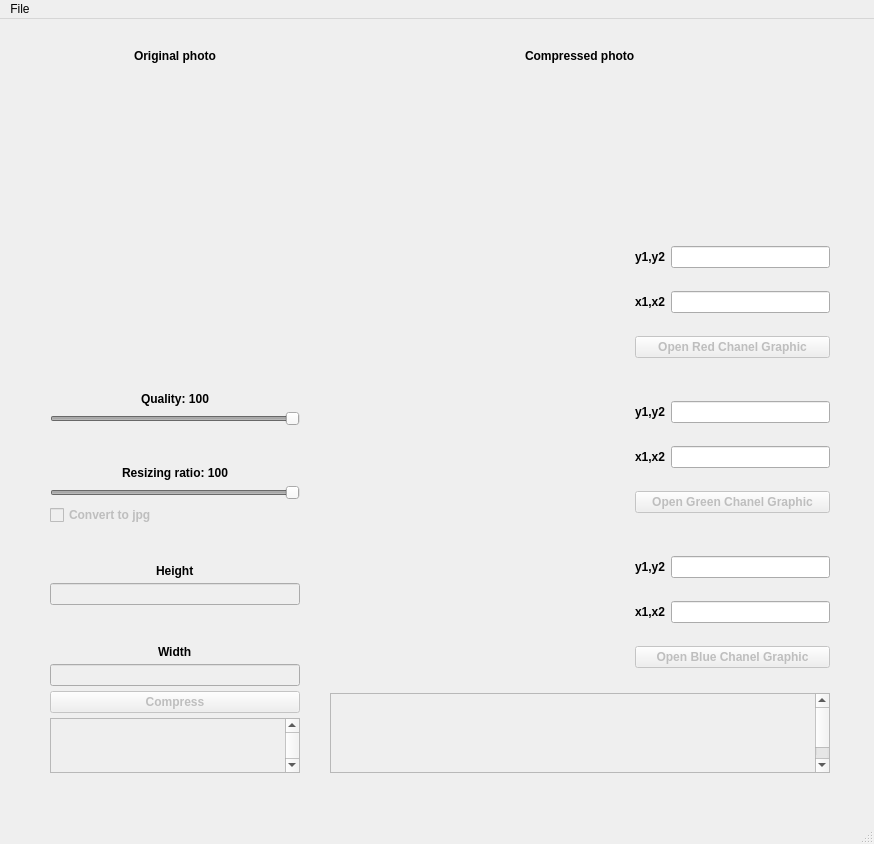
<?xml version="1.0" encoding="UTF-8"?>
<ui version="4.0">
 <class>MainWindow</class>
 <widget class="QMainWindow" name="MainWindow">
  <property name="geometry">
   <rect>
    <x>0</x>
    <y>0</y>
    <width>874</width>
    <height>844</height>
   </rect>
  </property>
  <property name="windowTitle">
   <string> Image Compression</string>
  </property>
  <widget class="QWidget" name="centralwidget">
   <widget class="QWidget" name="layoutWidget">
    <property name="geometry">
     <rect>
      <x>30</x>
      <y>10</y>
      <width>820</width>
      <height>764</height>
     </rect>
    </property>
    <layout class="QGridLayout" name="gridLayout_3" rowstretch="0">
     <property name="leftMargin">
      <number>10</number>
     </property>
     <property name="topMargin">
      <number>10</number>
     </property>
     <property name="rightMargin">
      <number>10</number>
     </property>
     <property name="bottomMargin">
      <number>10</number>
     </property>
     <property name="spacing">
      <number>10</number>
     </property>
     <item row="0" column="0">
      <layout class="QVBoxLayout" name="verticalLayout_8">
       <property name="spacing">
        <number>5</number>
       </property>
       <property name="leftMargin">
        <number>10</number>
       </property>
       <property name="topMargin">
        <number>10</number>
       </property>
       <property name="rightMargin">
        <number>10</number>
       </property>
       <property name="bottomMargin">
        <number>10</number>
       </property>
       <item alignment="Qt::AlignHCenter|Qt::AlignTop">
        <widget class="QLabel" name="label_2">
         <property name="font">
          <font>
           <weight>75</weight>
           <bold>true</bold>
          </font>
         </property>
         <property name="text">
          <string>Original photo</string>
         </property>
        </widget>
       </item>
       <item alignment="Qt::AlignTop">
        <widget class="QLabel" name="original_photo">
         <property name="enabled">
          <bool>true</bool>
         </property>
         <property name="minimumSize">
          <size>
           <width>250</width>
           <height>250</height>
          </size>
         </property>
         <property name="maximumSize">
          <size>
           <width>250</width>
           <height>250</height>
          </size>
         </property>
         <property name="text">
          <string/>
         </property>
        </widget>
       </item>
       <item alignment="Qt::AlignHCenter|Qt::AlignBottom">
        <widget class="QLabel" name="quality_label_2">
         <property name="font">
          <font>
           <weight>75</weight>
           <bold>true</bold>
          </font>
         </property>
         <property name="text">
          <string>Quality: 100</string>
         </property>
        </widget>
       </item>
       <item>
        <widget class="QSlider" name="quality_slider_2">
         <property name="enabled">
          <bool>false</bool>
         </property>
         <property name="minimum">
          <number>1</number>
         </property>
         <property name="maximum">
          <number>100</number>
         </property>
         <property name="sliderPosition">
          <number>100</number>
         </property>
         <property name="orientation">
          <enum>Qt::Horizontal</enum>
         </property>
        </widget>
       </item>
       <item alignment="Qt::AlignHCenter|Qt::AlignBottom">
        <widget class="QLabel" name="resize_label">
         <property name="font">
          <font>
           <weight>75</weight>
           <bold>true</bold>
          </font>
         </property>
         <property name="text">
          <string>Resizing ratio: 100</string>
         </property>
        </widget>
       </item>
       <item>
        <widget class="QSlider" name="resize_slider">
         <property name="enabled">
          <bool>false</bool>
         </property>
         <property name="minimum">
          <number>1</number>
         </property>
         <property name="maximum">
          <number>100</number>
         </property>
         <property name="sliderPosition">
          <number>100</number>
         </property>
         <property name="orientation">
          <enum>Qt::Horizontal</enum>
         </property>
        </widget>
       </item>
       <item>
        <widget class="QCheckBox" name="jpg_checkBox_2">
         <property name="enabled">
          <bool>false</bool>
         </property>
         <property name="font">
          <font>
           <weight>75</weight>
           <bold>true</bold>
          </font>
         </property>
         <property name="text">
          <string>Convert to jpg</string>
         </property>
        </widget>
       </item>
       <item alignment="Qt::AlignHCenter|Qt::AlignBottom">
        <widget class="QLabel" name="height_label_2">
         <property name="font">
          <font>
           <weight>75</weight>
           <bold>true</bold>
          </font>
         </property>
         <property name="text">
          <string>Height</string>
         </property>
        </widget>
       </item>
       <item>
        <widget class="QLineEdit" name="height_edit_line">
         <property name="enabled">
          <bool>false</bool>
         </property>
        </widget>
       </item>
       <item alignment="Qt::AlignHCenter|Qt::AlignBottom">
        <widget class="QLabel" name="width_label_2">
         <property name="font">
          <font>
           <weight>75</weight>
           <bold>true</bold>
          </font>
         </property>
         <property name="text">
          <string>Width</string>
         </property>
        </widget>
       </item>
       <item>
        <widget class="QLineEdit" name="width_edit_line">
         <property name="enabled">
          <bool>false</bool>
         </property>
        </widget>
       </item>
       <item>
        <widget class="QPushButton" name="compressButton">
         <property name="enabled">
          <bool>false</bool>
         </property>
         <property name="font">
          <font>
           <weight>75</weight>
           <bold>true</bold>
          </font>
         </property>
         <property name="text">
          <string>Compress</string>
         </property>
        </widget>
       </item>
       <item>
        <widget class="QScrollArea" name="scrollArea">
         <property name="minimumSize">
          <size>
           <width>250</width>
           <height>55</height>
          </size>
         </property>
         <property name="maximumSize">
          <size>
           <width>250</width>
           <height>55</height>
          </size>
         </property>
         <property name="sizeIncrement">
          <size>
           <width>0</width>
           <height>0</height>
          </size>
         </property>
         <property name="widgetResizable">
          <bool>true</bool>
         </property>
         <widget class="QWidget" name="scrollAreaWidgetContents_2">
          <property name="geometry">
           <rect>
            <x>0</x>
            <y>0</y>
            <width>231</width>
            <height>80</height>
           </rect>
          </property>
          <property name="minimumSize">
           <size>
            <width>150</width>
            <height>80</height>
           </size>
          </property>
          <widget class="QLabel" name="original_photo_info_2">
           <property name="geometry">
            <rect>
             <x>0</x>
             <y>10</y>
             <width>230</width>
             <height>40</height>
            </rect>
           </property>
           <property name="minimumSize">
            <size>
             <width>230</width>
             <height>40</height>
            </size>
           </property>
           <property name="maximumSize">
            <size>
             <width>230</width>
             <height>35</height>
            </size>
           </property>
           <property name="sizeIncrement">
            <size>
             <width>0</width>
             <height>0</height>
            </size>
           </property>
           <property name="font">
            <font>
             <pointsize>7</pointsize>
             <weight>75</weight>
             <bold>true</bold>
            </font>
           </property>
           <property name="text">
            <string/>
           </property>
           <property name="wordWrap">
            <bool>true</bool>
           </property>
          </widget>
         </widget>
        </widget>
       </item>
      </layout>
     </item>
     <item row="0" column="1">
      <layout class="QVBoxLayout" name="verticalLayout_9">
       <property name="spacing">
        <number>5</number>
       </property>
       <property name="leftMargin">
        <number>10</number>
       </property>
       <property name="topMargin">
        <number>10</number>
       </property>
       <property name="rightMargin">
        <number>10</number>
       </property>
       <property name="bottomMargin">
        <number>10</number>
       </property>
       <item alignment="Qt::AlignHCenter|Qt::AlignTop">
        <widget class="QLabel" name="label">
         <property name="font">
          <font>
           <weight>75</weight>
           <bold>true</bold>
          </font>
         </property>
         <property name="text">
          <string>Compressed photo</string>
         </property>
        </widget>
       </item>
       <item>
        <widget class="QLabel" name="compressed_photo">
         <property name="minimumSize">
          <size>
           <width>500</width>
           <height>150</height>
          </size>
         </property>
         <property name="maximumSize">
          <size>
           <width>500</width>
           <height>150</height>
          </size>
         </property>
         <property name="text">
          <string/>
         </property>
        </widget>
       </item>
       <item>
        <layout class="QGridLayout" name="gridLayout_6">
         <item row="0" column="1">
          <layout class="QGridLayout" name="gridLayout_8">
           <item row="1" column="1">
            <widget class="QLineEdit" name="red_height_lineEdit_2">
             <property name="font">
              <font>
               <weight>75</weight>
               <bold>true</bold>
              </font>
             </property>
            </widget>
           </item>
           <item row="1" column="0">
            <widget class="QLabel" name="label_9">
             <property name="font">
              <font>
               <weight>75</weight>
               <bold>true</bold>
              </font>
             </property>
             <property name="text">
              <string>y1,y2</string>
             </property>
            </widget>
           </item>
           <item row="2" column="1">
            <widget class="QLineEdit" name="red_width_lineEdit_2">
             <property name="font">
              <font>
               <weight>75</weight>
               <bold>true</bold>
              </font>
             </property>
            </widget>
           </item>
           <item row="2" column="0">
            <widget class="QLabel" name="label_10">
             <property name="font">
              <font>
               <weight>75</weight>
               <bold>true</bold>
              </font>
             </property>
             <property name="text">
              <string>x1,x2</string>
             </property>
            </widget>
           </item>
           <item row="3" column="0" colspan="2">
            <widget class="QPushButton" name="red_luminosity_button">
             <property name="enabled">
              <bool>false</bool>
             </property>
             <property name="font">
              <font>
               <weight>75</weight>
               <bold>true</bold>
              </font>
             </property>
             <property name="text">
              <string>Open Red Chanel Graphic</string>
             </property>
            </widget>
           </item>
          </layout>
         </item>
         <item row="0" column="0">
          <widget class="QLabel" name="photo_red_2">
           <property name="minimumSize">
            <size>
             <width>300</width>
             <height>150</height>
            </size>
           </property>
           <property name="maximumSize">
            <size>
             <width>300</width>
             <height>150</height>
            </size>
           </property>
           <property name="text">
            <string/>
           </property>
          </widget>
         </item>
        </layout>
       </item>
       <item>
        <layout class="QGridLayout" name="gridLayout_7">
         <item row="0" column="0">
          <widget class="QLabel" name="photo_green_2">
           <property name="minimumSize">
            <size>
             <width>300</width>
             <height>150</height>
            </size>
           </property>
           <property name="maximumSize">
            <size>
             <width>300</width>
             <height>150</height>
            </size>
           </property>
           <property name="text">
            <string/>
           </property>
          </widget>
         </item>
         <item row="0" column="1">
          <layout class="QGridLayout" name="gridLayout_9">
           <item row="1" column="1">
            <widget class="QLineEdit" name="green_width_lineEdit">
             <property name="font">
              <font>
               <weight>75</weight>
               <bold>true</bold>
              </font>
             </property>
            </widget>
           </item>
           <item row="1" column="0">
            <widget class="QLabel" name="label_6">
             <property name="font">
              <font>
               <weight>75</weight>
               <bold>true</bold>
              </font>
             </property>
             <property name="text">
              <string>x1,x2</string>
             </property>
            </widget>
           </item>
           <item row="0" column="0">
            <widget class="QLabel" name="label_5">
             <property name="font">
              <font>
               <weight>75</weight>
               <bold>true</bold>
              </font>
             </property>
             <property name="text">
              <string>y1,y2</string>
             </property>
            </widget>
           </item>
           <item row="0" column="1">
            <widget class="QLineEdit" name="green_height_lineEdit">
             <property name="font">
              <font>
               <weight>75</weight>
               <bold>true</bold>
              </font>
             </property>
            </widget>
           </item>
           <item row="2" column="0" colspan="2">
            <widget class="QPushButton" name="green_luminosity_button">
             <property name="enabled">
              <bool>false</bool>
             </property>
             <property name="font">
              <font>
               <weight>75</weight>
               <bold>true</bold>
              </font>
             </property>
             <property name="text">
              <string>Open Green Chanel Graphic</string>
             </property>
            </widget>
           </item>
          </layout>
         </item>
        </layout>
       </item>
       <item>
        <layout class="QGridLayout" name="gridLayout_4">
         <item row="0" column="0">
          <widget class="QLabel" name="photo_blue_2">
           <property name="minimumSize">
            <size>
             <width>300</width>
             <height>150</height>
            </size>
           </property>
           <property name="maximumSize">
            <size>
             <width>300</width>
             <height>150</height>
            </size>
           </property>
           <property name="text">
            <string/>
           </property>
          </widget>
         </item>
         <item row="0" column="1">
          <layout class="QGridLayout" name="gridLayout_10">
           <item row="0" column="1">
            <widget class="QLineEdit" name="blue_height_lineEdit">
             <property name="font">
              <font>
               <weight>75</weight>
               <bold>true</bold>
              </font>
             </property>
            </widget>
           </item>
           <item row="0" column="0">
            <widget class="QLabel" name="label_7">
             <property name="font">
              <font>
               <weight>75</weight>
               <bold>true</bold>
              </font>
             </property>
             <property name="text">
              <string>y1,y2</string>
             </property>
            </widget>
           </item>
           <item row="1" column="0">
            <widget class="QLabel" name="label_8">
             <property name="font">
              <font>
               <weight>75</weight>
               <bold>true</bold>
              </font>
             </property>
             <property name="text">
              <string>x1,x2</string>
             </property>
            </widget>
           </item>
           <item row="1" column="1">
            <widget class="QLineEdit" name="blue_width_lineEdit">
             <property name="font">
              <font>
               <weight>75</weight>
               <bold>true</bold>
              </font>
             </property>
            </widget>
           </item>
           <item row="2" column="0" colspan="2">
            <widget class="QPushButton" name="blue_luminosity_button">
             <property name="enabled">
              <bool>false</bool>
             </property>
             <property name="font">
              <font>
               <weight>75</weight>
               <bold>true</bold>
              </font>
             </property>
             <property name="text">
              <string>Open Blue Chanel Graphic</string>
             </property>
            </widget>
           </item>
          </layout>
         </item>
        </layout>
       </item>
       <item>
        <widget class="QScrollArea" name="scrollArea_2">
         <property name="minimumSize">
          <size>
           <width>500</width>
           <height>80</height>
          </size>
         </property>
         <property name="maximumSize">
          <size>
           <width>500</width>
           <height>80</height>
          </size>
         </property>
         <property name="widgetResizable">
          <bool>true</bool>
         </property>
         <widget class="QWidget" name="scrollAreaWidgetContents_3">
          <property name="geometry">
           <rect>
            <x>0</x>
            <y>0</y>
            <width>481</width>
            <height>100</height>
           </rect>
          </property>
          <property name="minimumSize">
           <size>
            <width>150</width>
            <height>100</height>
           </size>
          </property>
          <widget class="QLabel" name="compressed_photo_info_2">
           <property name="geometry">
            <rect>
             <x>0</x>
             <y>10</y>
             <width>480</width>
             <height>60</height>
            </rect>
           </property>
           <property name="minimumSize">
            <size>
             <width>480</width>
             <height>60</height>
            </size>
           </property>
           <property name="maximumSize">
            <size>
             <width>180</width>
             <height>60</height>
            </size>
           </property>
           <property name="font">
            <font>
             <weight>75</weight>
             <bold>true</bold>
            </font>
           </property>
           <property name="text">
            <string/>
           </property>
           <property name="wordWrap">
            <bool>true</bool>
           </property>
          </widget>
         </widget>
        </widget>
       </item>
      </layout>
     </item>
    </layout>
   </widget>
  </widget>
  <widget class="QMenuBar" name="menubar">
   <property name="geometry">
    <rect>
     <x>0</x>
     <y>0</y>
     <width>874</width>
     <height>21</height>
    </rect>
   </property>
   <widget class="QMenu" name="menuFile">
    <property name="title">
     <string>File</string>
    </property>
    <addaction name="separator"/>
    <addaction name="actionOpen_File"/>
   </widget>
   <addaction name="menuFile"/>
  </widget>
  <widget class="QStatusBar" name="statusbar"/>
  <action name="actionOpen_File">
   <property name="text">
    <string>Open File</string>
   </property>
  </action>
  <action name="actionSave_As">
   <property name="text">
    <string>Save As</string>
   </property>
  </action>
 </widget>
 <resources/>
 <connections/>
</ui>
